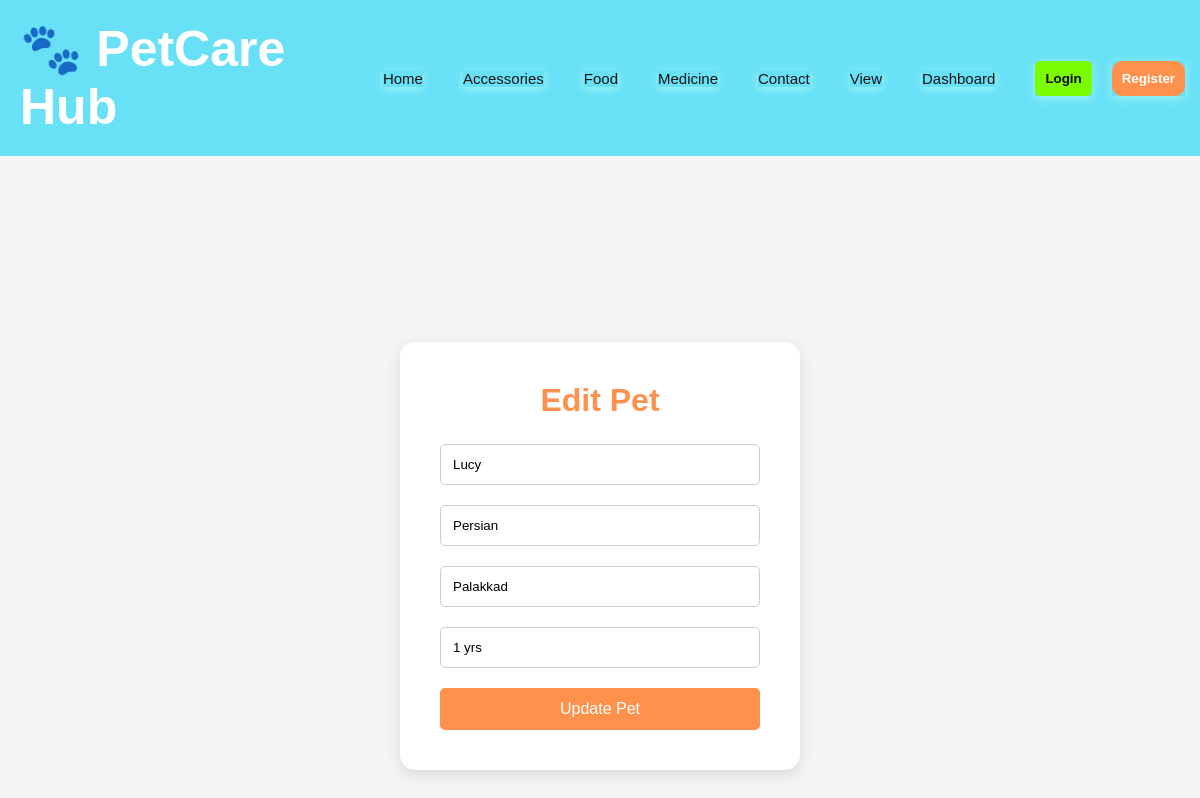
The app's page /edit-pet/6/ with its own data.
### app/models.py (models this page shows)
class Pet(models.Model):
    pet_type = models.CharField(max_length=100)
    breed = models.CharField(max_length=100)
    name = models.CharField(max_length=100)
    place = models.CharField(max_length=100)
    age = models.CharField(max_length=50)
    weight = models.CharField(max_length=50)
    owner_name = models.CharField(max_length=100)
    contact = models.CharField(max_length=15)
    image = models.ImageField(upload_to='pets/')

### app/views.py (the view, shortened to what this page needs)
# urls.py: path('edit-pet/<int:id>/',views.edit_pet,name='edit_pet'),
def edit_pet(request, id):
    pet = Pet.objects.get(id=id)
    return render(
        request,
        'edit_pet.html',
        {'pet': pet}
    )

### Template/edit_pet.html (shortened to what this page needs)
<!DOCTYPE html>
<html lang="en">
{% extends 'base.html' %}
{% load static %}
{% block content %}
<head>
    <link rel="stylesheet"
          href="{% static 'css/auth.css' %}">
</head>
<body>
<div class="auth-container">
    <form method="POST"
          class="auth-form">
        <h1>Edit Pet</h1>
        <input type="text"
               name="name"
               value="{{ pet.name }}"
               placeholder="Pet Name"
               required>
        <input type="text"
               name="breed"
               value="{{ pet.breed }}"
               placeholder="Breed"
               required>
        <input type="text"
               name="place"
               value="{{ pet.place }}"
               placeholder="Place"
               required>
        <input type="text"
               name="age"
               value="{{ pet.age }}"
               placeholder="Age"
               required>
        <button type="submit">
            Update Pet
        </button>
    </form>
</div>
{% endblock %}

### static/css/style.css (style rules this page uses)
* { margin:0; padding:0; box-sizing: border-box; font-family: Arial, Helvetica, sans-serif; }
body { font-family: 'Segoe UI', Tahoma, Geneva, Verdana, sans-serif; background-color: #fafafa; margin: 0; padding: 0; overflow-x: hidden; }

### static/css/auth.css (style rules this page uses)
* { margin:0; padding:0; box-sizing:border-box; font-family:Arial; }
body { background:#f4f4f4; }
.auth-container { display:flex; justify-content:center; align-items:center; min-height:100vh; }
.auth-form { width:400px; background:white; padding:40px; border-radius:15px; box-shadow:0 5px 15px rgba(0,0,0,0.1); display:flex; flex-direction:column; }
.auth-form h1 { text-align:center; margin-bottom:25px; color:#ff914d; }
.auth-form input { padding:12px; margin-bottom:20px; border:1px solid #ccc; border-radius:5px; }
.auth-form button { padding:12px; border:none; background:#ff914d; color:white; border-radius:5px; cursor:pointer; font-size:16px; }

### records on screen
Pet: name "Lucy", breed "Persian", place "Palakkad", age "1 yrs"
